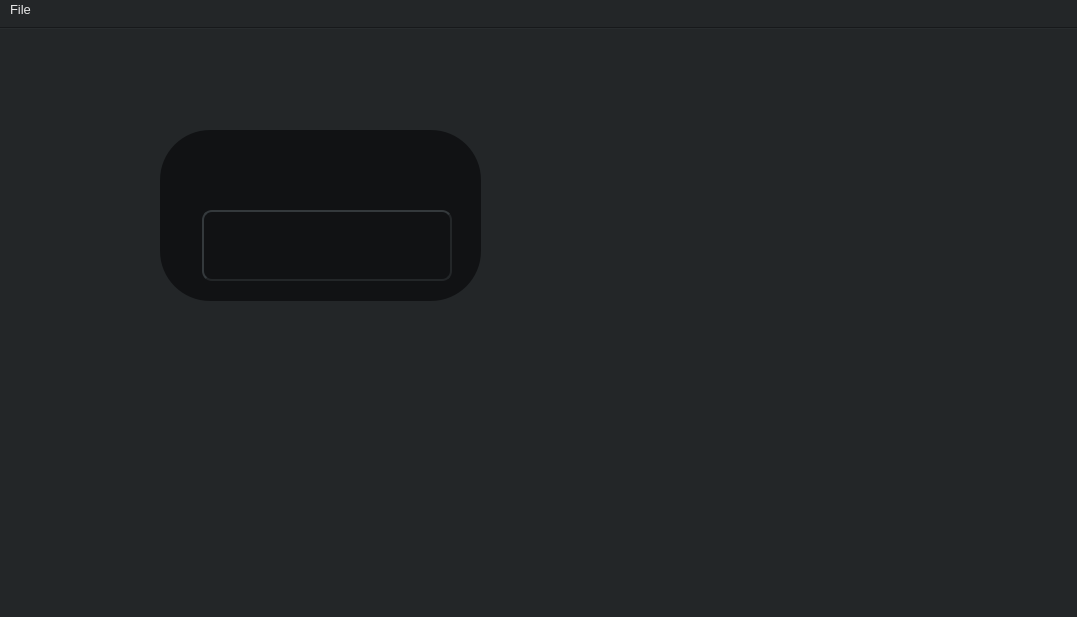
<?xml version="1.0" encoding="UTF-8"?>
<ui version="4.0">
 <class>TestAppClass</class>
 <widget class="QMainWindow" name="TestAppClass">
  <property name="geometry">
   <rect>
    <x>0</x>
    <y>0</y>
    <width>1077</width>
    <height>617</height>
   </rect>
  </property>
  <property name="windowTitle">
   <string>TestApp</string>
  </property>
  <property name="styleSheet">
   <string notr="true">
background-color: rgb(35, 38, 40);
color: rgb(35, 38, 40);



</string>
  </property>
  <widget class="QWidget" name="centralWidget">
   <widget class="Node" name="nodeWidget" native="true">
    <property name="geometry">
     <rect>
      <x>160</x>
      <y>110</y>
      <width>321</width>
      <height>171</height>
     </rect>
    </property>
    <property name="styleSheet">
     <string notr="true">QWidget{
background-color: rgb(17, 18, 20);
border-color: rgb(115, 255, 0);
border: none;
border-radius: 50px;
}

QPlainTextEdit{
border-style: outset;
border-width: 2px;
border-radius: 10px;
border-color: rgb(35, 38, 40);
min-width: 10em;
padding: 6px;
color: rgb(230, 230, 230);
}

TextBox{
border-style: outset;
border-width: 2px;
border-radius: 10px;
border-color: rgb(35, 38, 40);
min-width: 10em;
padding: 6px;
color: rgb(230, 230, 230);
}

QMenu{
	color: rgb(230, 230, 230);
	background-color: rgb(35, 38, 40);
}

QMenu::item:selected{
	background-color: rgb(120, 120, 120);
}
</string>
    </property>
    <widget class="TextBox" name="txtTitle">
     <property name="geometry">
      <rect>
       <x>42</x>
       <y>20</y>
       <width>250</width>
       <height>40</height>
      </rect>
     </property>
     <property name="font">
      <font>
       <family>Consolas</family>
       <pointsize>15</pointsize>
       <weight>50</weight>
       <italic>false</italic>
       <bold>false</bold>
      </font>
     </property>
     <property name="contextMenuPolicy">
      <enum>Qt::ActionsContextMenu</enum>
     </property>
     <property name="styleSheet">
      <string notr="true"/>
     </property>
    </widget>
    <widget class="PushButton" name="btnAddWidget">
     <property name="geometry">
      <rect>
       <x>10</x>
       <y>25</y>
       <width>30</width>
       <height>30</height>
      </rect>
     </property>
     <property name="contextMenuPolicy">
      <enum>Qt::ActionsContextMenu</enum>
     </property>
     <property name="styleSheet">
      <string notr="true">border-style: outset;
border-width: 2px;
border-radius: 10px;
border-color: transparent;
padding: 6px;
color: rgb(230, 230, 230);
background-image: url(:/TestApp/testPlus.png);</string>
     </property>
     <property name="text">
      <string/>
     </property>
    </widget>
    <widget class="EditText" name="txtInfo">
     <property name="geometry">
      <rect>
       <x>42</x>
       <y>80</y>
       <width>250</width>
       <height>71</height>
      </rect>
     </property>
     <property name="font">
      <font>
       <family>Consolas</family>
       <pointsize>10</pointsize>
      </font>
     </property>
     <property name="contextMenuPolicy">
      <enum>Qt::ActionsContextMenu</enum>
     </property>
     <property name="styleSheet">
      <string notr="true"/>
     </property>
     <property name="verticalScrollBarPolicy">
      <enum>Qt::ScrollBarAlwaysOff</enum>
     </property>
     <property name="horizontalScrollBarPolicy">
      <enum>Qt::ScrollBarAlwaysOff</enum>
     </property>
    </widget>
   </widget>
   <widget class="Line" name="menuBarSeparatorLine">
    <property name="geometry">
     <rect>
      <x>0</x>
      <y>0</y>
      <width>1081</width>
      <height>16</height>
     </rect>
    </property>
    <property name="orientation">
     <enum>Qt::Horizontal</enum>
    </property>
   </widget>
  </widget>
  <widget class="QMenuBar" name="menuBar">
   <property name="geometry">
    <rect>
     <x>0</x>
     <y>0</y>
     <width>1077</width>
     <height>22</height>
    </rect>
   </property>
   <property name="font">
    <font>
     <family>MS Shell Dlg 2</family>
     <pointsize>10</pointsize>
    </font>
   </property>
   <property name="styleSheet">
    <string notr="true">color: rgb(230, 230, 230);
</string>
   </property>
   <widget class="QMenu" name="menuFile">
    <property name="styleSheet">
     <string notr="true">color: white;</string>
    </property>
    <property name="title">
     <string>File</string>
    </property>
    <addaction name="actionNew"/>
    <addaction name="actionOpen"/>
    <addaction name="actionSave"/>
    <addaction name="actionSave_as"/>
   </widget>
   <addaction name="menuFile"/>
  </widget>
  <action name="actionNew">
   <property name="text">
    <string>New...</string>
   </property>
  </action>
  <action name="actionOpen">
   <property name="text">
    <string>Open...</string>
   </property>
  </action>
  <action name="actionSave">
   <property name="text">
    <string>Save</string>
   </property>
  </action>
  <action name="actionSave_as">
   <property name="text">
    <string>Save as...</string>
   </property>
  </action>
 </widget>
 <layoutdefault spacing="6" margin="11"/>
 <customwidgets>
  <customwidget>
   <class>TextBox</class>
   <extends>QLineEdit</extends>
   <header location="global">Widgets/TextBox.h</header>
  </customwidget>
  <customwidget>
   <class>EditText</class>
   <extends>QPlainTextEdit</extends>
   <header location="global">Widgets/EditText.h</header>
  </customwidget>
  <customwidget>
   <class>Node</class>
   <extends>QWidget</extends>
   <header>Widgets/Node.h</header>
   <container>1</container>
  </customwidget>
  <customwidget>
   <class>PushButton</class>
   <extends>QPushButton</extends>
   <header>Widgets/PushButton.h</header>
  </customwidget>
 </customwidgets>
 <resources>
  <include location="../res/TestApp.qrc"/>
 </resources>
 <connections/>
</ui>
